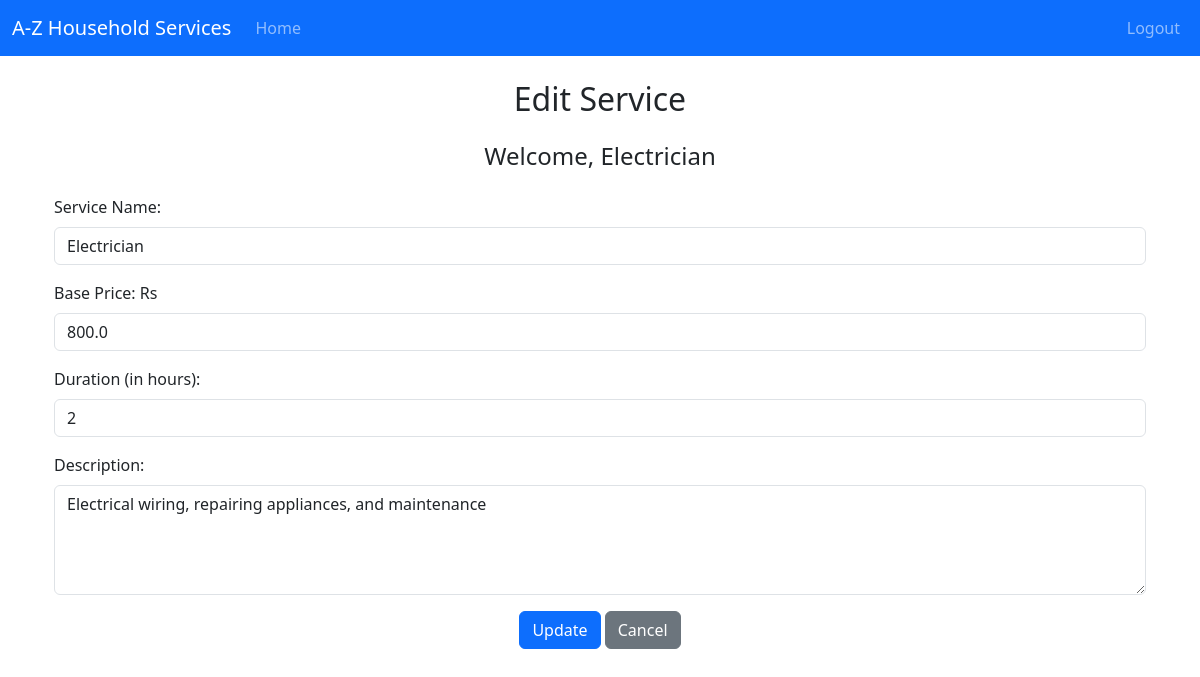
The app's page /admin/edit_service/Electrician/2 with its own data.
### backend/models.py (models this page shows)
class Service(db.Model):
    __tablename__ = 'service'
    id = db.Column(db.Integer, primary_key=True)
    name = db.Column(db.String(100), nullable=False)
    price = db.Column(db.Float, nullable=False)
    duration = db.Column(db.Integer, nullable=False)  # in minutes
    description = db.Column(db.Text, nullable=False)
    service_requests = db.relationship('ServiceRequest', cascade="all,delete", backref='service', lazy='dynamic')

### backend/controllers.py (the view, shortened to what this page needs)
@app.route('/admin/edit_service/<name>/<service_id>', methods=["GET", "POST"])
def edit_service(name,service_id):    #   example of query parameters: adminstrator/1
    service = Service.query.get(service_id)
    if not service:  # Handle invalid service ID
        return "Service not found", 404
    return render_template("admin_edit_service.html", service=service, name=name)

### templates/admin_edit_service.html (shortened to what this page needs)
{% extends "base_dashboard.html" %}
{% block dashboard_content %}
<div class="container mt-4">
    <h2 class="text-center mb-4">Edit Service</h2>
    <h4 class="text-center mb-4">Welcome, {{ name }}</h4>
    <form action="{{ url_for('edit_service', name=name, service_id=service.id) }}" method="POST">
        <div class="mb-3">
            <label for="service_name" class="form-label">Service Name:</label>
            <input type="text" class="form-control" id="service_name" name="service_name" value="{{ service.name }}" required>
        </div>
        <div class="mb-3">
            <label for="base_price" class="form-label">Base Price: Rs </label>
            <input type="number" class="form-control" id="base_price" name="base_price" value="{{ service.price }}" required>
        </div>
        <div class="mb-3">
            <label for="duration" class="form-label">Duration (in hours):</label>
            <input type="text" class="form-control" id="duration" name="duration" value="{{ service.duration }}" required>
        </div>
        <div class="mb-3">
            <label for="description" class="form-label">Description:</label>
            <textarea class="form-control" id="description" name="description" rows="4" required>{{ service.description }}</textarea>
        </div>
        <div class="text-center">
            <button type="submit" class="btn btn-primary">Update</button>
            <a href="{{ url_for('admin_dashboard', name=name) }}" class="btn btn-secondary">Cancel</a>
        </div>
    </form>
</div>
{% endblock %}

### records on screen
Service: name "Electrician", service_name "Electrician", base_price "800.0", duration "2", description "Electrical wiring, repairing appliances, and maintenance"
